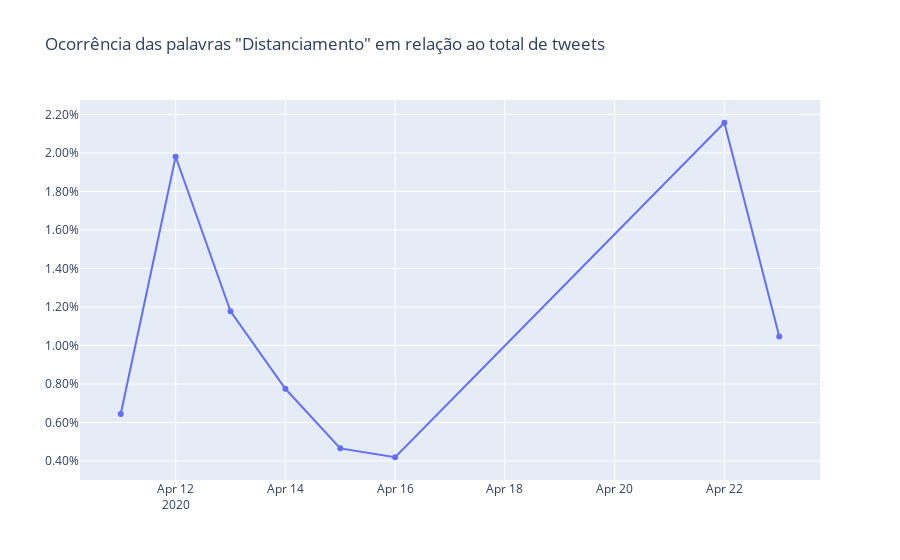

Notebook source saved alongside this figure:
### Markdown cell above
# "Distanciamento"

### Code cell
plotgraph(['distanciamento'])

### Figure 1 — Plotly figure (JSON) as saved in the notebook; plotly's stock layout.template omitted (floating-point values rounded to 4 significant figures)
{"data": [{"name": "distanciamento", "type": "scatter", "x": ["2020-04-11", "2020-04-12", "2020-04-13", "2020-04-14", "2020-04-15", "2020-04-16", "2020-04-22", "2020-04-23"], "y": [0.006438, 0.0198, 0.01177, 0.007751, 0.004655, 0.004193, 0.02157, 0.01046]}], "layout": {"autosize": true, "hovermode": "x", "legend": {"title": {"text": "Palavras:"}}, "title": {"text": "Ocorrência das palavras \"Distanciamento\" em relação ao total de tweets"}, "xaxis": {"autorange": true, "range": ["2020-04-10 07:01:27.8049", "2020-04-23 16:58:32.1951"], "showspikes": false, "type": "date"}, "yaxis": {"autorange": true, "range": [0.00292, 0.02284], "showspikes": false, "tickformat": ",.2%", "type": "linear"}}}
